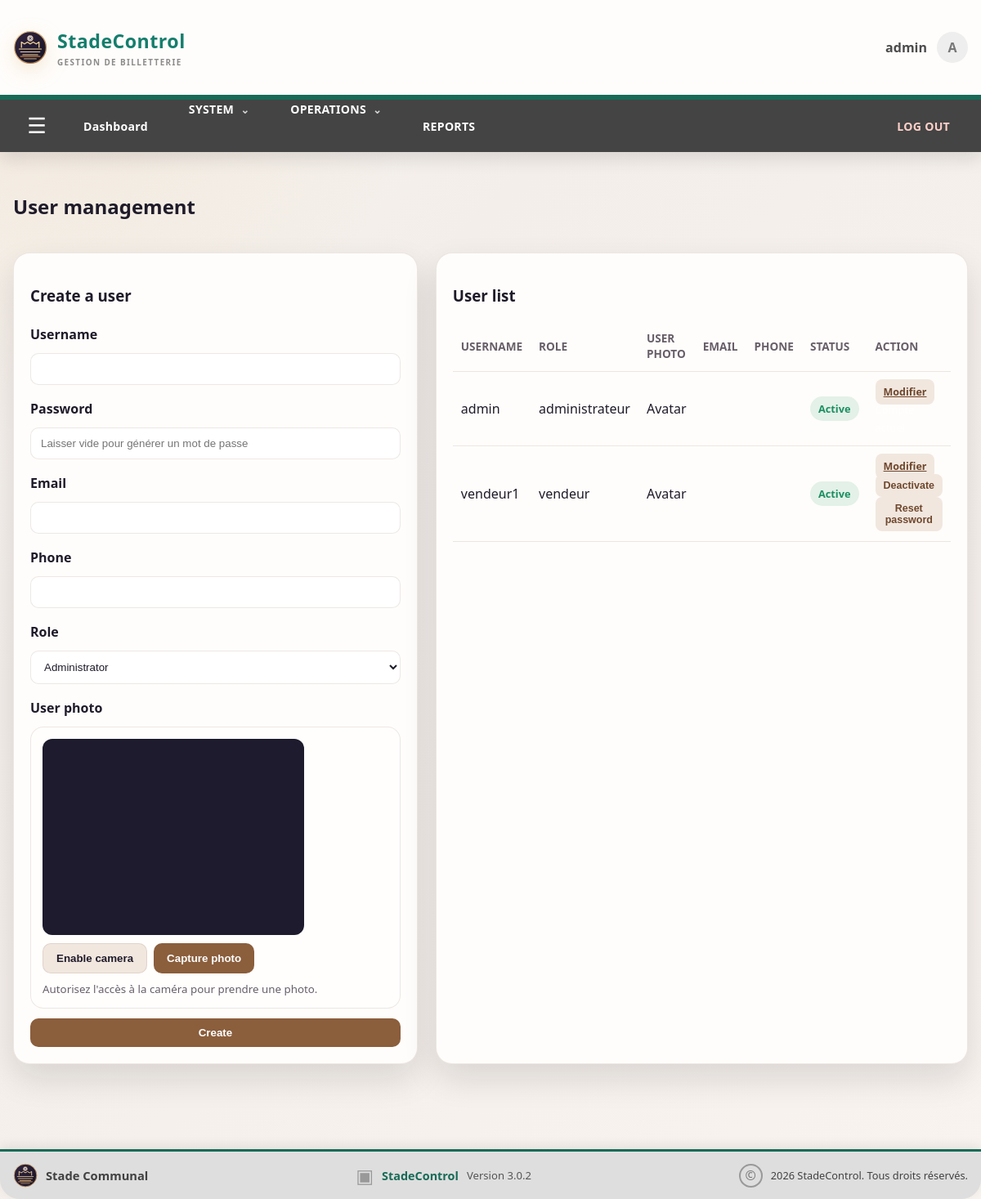
Screenshot of /users (signed in) with the database file from the repository.
### app.py (models this page shows)
class User(db.Model):
    id = db.Column(db.Integer, primary_key=True)
    username = db.Column(db.String(80), unique=True, nullable=False)
    password = db.Column(db.String(200), nullable=False)
    role = db.Column(db.String(50), default="admin")
    language = db.Column(db.String(5), default="fr")
    currency = db.Column(db.String(5), default="FC")
    photo = db.Column(db.Text, nullable=True)
    active = db.Column(db.Boolean, nullable=False, default=True)
    email = db.Column(db.String(150), nullable=False, default="")
    telephone = db.Column(db.String(30), nullable=False, default="")

### app.py (the view, shortened to what this page needs)
@app.route("/users", methods=["GET", "POST"])
@login_required
@role_required("administrateur")
def users():
    users_list = User.query.order_by(User.username).all()
    return render_template("users.html", users=users_list)

### app.py (called while the page is built)
def current_language():
    return session.get("language", "fr") if session.get("language", "fr") in TRANSLATIONS else "fr"

def translate(key):
    return TRANSLATIONS[current_language()].get(key, key)

def current_currency():
    return session.get("currency", "FC") if session.get("currency", "FC") in ("FC", "USD") else "FC"

@app.context_processor
def inject_preferences():
    return {
        "_": translate,
        "money": money,
        "current_currency": current_currency(),
        "current_language": current_language(),
    }

@app.before_request
def enforce_session_timeout():
    if "user_id" not in session or request.endpoint in {"login", "static"}:
        return None
    now = time.time()
    last_activity = session.get("last_activity", now)
    if now - last_activity >= app.config["SESSION_TIMEOUT_SECONDS"]:
        session.clear()
        flash("Votre session a expiré après 2 minutes d’inactivité.", "warning")
        return redirect(url_for("login"))
    session["last_activity"] = now
    return None

def login_required(f):
    @wraps(f)
    def decorated_function(*args, **kwargs):
        if "user_id" not in session:
            return redirect(url_for("login"))
        return f(*args, **kwargs)
    return decorated_function

### templates/users.html (shortened to what this page needs)
{% extends "base.html" %}
{% block contenu %}
<section class="content-header">
    <h2>{{ _('Gestion des utilisateurs') }}</h2>
</section>
<div class="two-column-layout">
    <div class="card form-card">
        <h3>{{ _('Créer un utilisateur') }}</h3>
        <form method="POST">
            <label for="username">{{ _('Nom d\'utilisateur') }}</label>
            <input id="username" name="username" type="text" required>
            <label for="password">{{ _('Mot de passe') }}</label>
            <input id="password" name="password" type="password" placeholder="Laisser vide pour générer un mot de passe">
            <label for="email">{{ _('Email') }}</label>
            <input id="email" name="email" type="email" required>
            <label for="telephone">{{ _('phone') }}</label>
            <input id="telephone" name="telephone" type="tel" required>
            <label for="role">{{ _('role') }}</label>
            <select id="role" name="role">
                <option value="administrateur">{{ _('Administrateur') }}</option>
            </select>
            <label>{{ _('Photo de l\'utilisateur') }}</label>
            <div class="camera-box">
                <video id="camera-preview" autoplay playsinline></video>
                <div class="camera-actions">
                    <button type="button" class="secondary-btn" id="start-camera">{{ _('Activer la caméra') }}</button>
                    <button type="button" class="primary-btn" id="capture-photo">{{ _('Capturer la photo') }}</button>
                </div>
                <small id="camera-message">Autorisez l'accès à la caméra pour prendre une photo.</small>
            </div>
            <button type="submit" class="primary-btn">{{ _('Créer') }}</button>
        </form>
    </div>
    <div class="card panel">
        <h3>{{ _('Liste des utilisateurs') }}</h3>
        <table>
            <thead>
                <tr>
                    <th>{{ _('Nom d\'utilisateur') }}</th>
                    <th>{{ _('role') }}</th>
                    <th>{{ _('Photo de l\'utilisateur') }}</th>
                    <th>{{ _('Email') }}</th>
                    <th>{{ _('phone') }}</th>
                    <th>{{ _('Statut') }}</th>
                    <th>{{ _('Action') }}</th>
                </tr>
            </thead>
            <tbody>
                {% for user in users %}
                <tr>
                    <td>{{ user.username }}</td>
                    <td>{{ user.role }}</td>
                    <td>{% if user.photo %}<img src="{{ user.photo }}" class="user-photo" alt="Photo de {{ user.username }}">{% else %}Avatar{% endif %}</td>
                    <td>{{ user.email }}</td>
                    <td>{{ user.telephone }}</td>
                    <td>
                        {% if user.active %}<span class="status success">{{ _('active') }}</span>{% else %}<span class="status neutral">{{ _('inactive') }}</span>{% endif %}
                    </td>
                    <td>
                        <a href="{{ url_for('edit_user', user_id=user.id) }}" class="table-action-btn">Modifier</a>
                        {% if user.id != session.get('user_id') %}
                        <form method="POST" action="{{ url_for('toggle_user_active', user_id=user.id) }}" class="inline-form">
                            <button type="submit" class="table-action-btn">{{ _('deactivate') if user.active else _('activate') }}</button>
                        </form>
                        {% else %}<span class="muted-label">Compte actuel</span>{% endif %}
                        {% if user.role in ['auditeur', 'vendeur'] %}
                        <form method="POST" action="{{ url_for('reset_user_password', user_id=user.id) }}" class="inline-form" onsubmit="return confirm('Réinitialiser le mot de passe de cet utilisateur ?');">
                            <button type="submit" class="table-action-btn">{{ _('reset_password') }}</button>
                        </form>
                        {% endif %}
                    </td>
                </tr>
                {% else %}
                <tr>
                    <td colspan="7">Aucun utilisateur.</td>
                </tr>
                {% endfor %}
            </tbody>
        </table>
    </div>
</div>
{% endblock %}

### templates/base.html (shortened to what this page needs)
<!DOCTYPE html>
<html lang="{{ current_language }}">
<head>
    <link rel="stylesheet" href="{{ url_for('static', filename='css/style.css') }}">
</head>
<body>
    {% if request.endpoint != 'login' %}
    <header class="site-header">
        <div class="container brandbar">
            <a href="{{ url_for('index') if not session.get('user_id') else url_for('dashboard') }}" class="brand" aria-label="StadeControl home">
                <img src="{{ url_for('static', filename='img/stade-communal-logo.svg') }}" alt="Logo Stade Communal" class="brand-logo">
                <span class="brand-text"><strong>StadeControl</strong><small>GESTION DE BILLETTERIE</small></span>
            </a>
            {% if session.get('user_id') %}
            <div class="header-user-area">
                <span>{{ session.get('username') }}</span>
                <a href="{{ url_for('account') }}" class="header-avatar">{{ session.get('username')[0]|upper }}</a>
            </div>
            {% else %}
            <a href="{{ url_for('login') }}" class="header-login">{{ _('login') }}</a>
            {% endif %}
        </div>
        {% if session.get('user_id') %}
        <nav class="top-menu">
            <div class="container top-menu-inner">
                <button class="menu-toggle" type="button" aria-label="Ouvrir le menu" onclick="document.body.classList.toggle('menu-open')">☰</button>
                <a class="top-menu-link" href="{{ url_for('dashboard') }}">{{ _('dashboard') }}</a>
                <details class="top-menu-group">
                    <summary>{{ _('SYSTÈME') }} <span>⌄</span></summary>
                </details>
                <details class="top-menu-group">
                    <summary>{{ _('OPÉRATIONS') }} <span>⌄</span></summary>
                </details>
                {% if session.get('user_role') in ['administrateur', 'auditeur'] %}
                <a class="top-menu-link" href="{{ url_for('rapports') }}">{{ _('reports')|upper }}</a>
                {% endif %}
                <a class="top-menu-link top-logout" href="{{ url_for('logout') }}">{{ _('DÉCONNEXION') }}</a>
            </div>
        </nav>
        {% endif %}
    </header>
    {% endif %}
    <main class="container main-content">
        {% block contenu %}{% endblock %}
    </main>
    {% if request.endpoint != 'login' %}
    <footer class="site-footer">
        <div class="container footer-content">
            <div class="footer-brand">
                <img src="{{ url_for('static', filename='img/stade-communal-logo.svg') }}" alt="Logo Stade Communal">
                <span>Stade Communal</span>
            </div>
            <div class="footer-product">
                <span class="footer-product-mark">▣</span>
                <strong>StadeControl</strong>
                <span>Version 3.0.2</span>
            </div>
            <div class="footer-legal">
                <span class="copyright-mark">©</span>
                <span>2026 StadeControl. Tous droits réservés.</span>
            </div>
        </div>
    </footer>
    {% endif %}
</body>
</html>

### rows the page displays
User: get "admin", username "admin", role "administrateur", shows "Avatar"
User: username "vendeur1", role "vendeur", shows "Avatar"

### other values shown
{{ session.get('username')[0]|upper }} "A"
form field role "Administrator"
